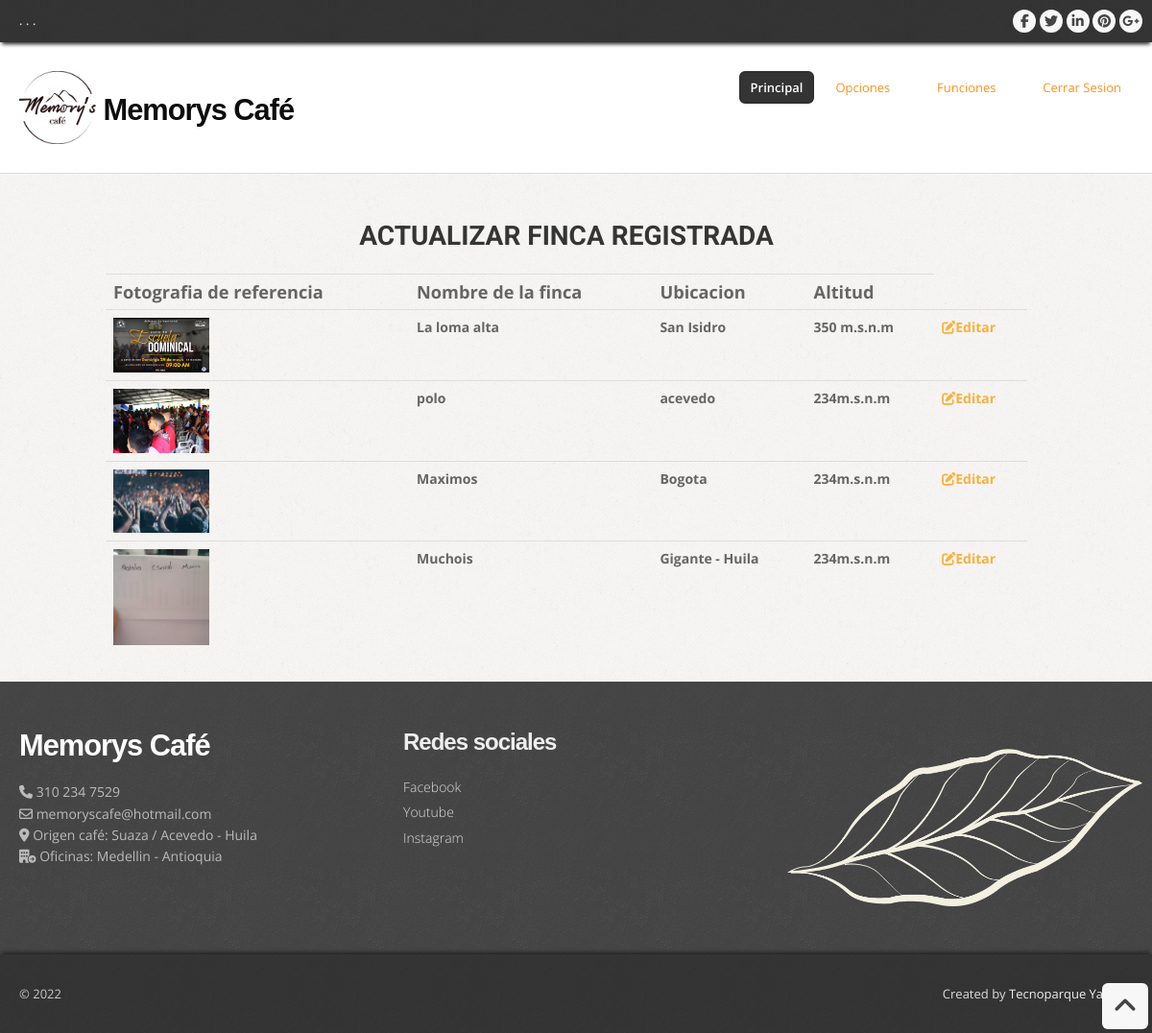
The page /template/funciones/actualizar_fincas.php on the database its author committed.
### tables this page shows
CREATE TABLE `finca` (
  `id_finca` int(11) NOT NULL,
  `nombre_finca` varchar(50) NOT NULL,
  `ubicacion_finca` varchar(50) NOT NULL,
  `altitud_finca` varchar(25) NOT NULL,
  `foto_finca` varchar(250) NOT NULL,
  `ruta_finca` varchar(250) NOT NULL,
  `id_usua` int(11) NOT NULL
);

### template/funciones/actualizar_fincas.php (the view, shortened to what this page needs)
<?php
include '../conexion.php';
?>
<!DOCTYPE html>
<html lang="en">
<head>
  <link href="../css/bootstrap.css" rel="stylesheet" />
  <link href="../css/bootstrap-responsive.css" rel="stylesheet" />
  <link href="../css/prettyPhoto.css" rel="stylesheet" />
  <link href="../css/style.css" rel="stylesheet">
  <link rel="stylesheet" href="../../css/actualizar.css">
  <link id="t-colors" href="../color/default.css" rel="stylesheet" />
</head>
<body>
  <div id="wrapper">
    <header>
      <div class="top">
        <div class="container">
          <div class="row">
            <div class="span6">
              <ul class="topmenu">
                <li><a href="#">.</a></li>
                <li><a href="#">.</a></li>
                <li><a href="#">.</a></li>
              </ul>
            </div>
            <div class="span6">
              <ul class="social-network">
                <li><a href="#" data-placement="bottom" title="Facebook"><i class="icon-circled icon-bglight icon-facebook"></i></a></li>
                <li><a href="#" data-placement="bottom" title="Twitter"><i class="icon-circled icon-bglight icon-twitter"></i></a></li>
                <li><a href="#" data-placement="bottom" title="Linkedin"><i class="icon-circled icon-linkedin icon-bglight"></i></a></li>
                <li><a href="#" data-placement="bottom" title="Pinterest"><i class="icon-circled icon-pinterest  icon-bglight"></i></a></li>
                <li><a href="#" data-placement="bottom" title="Google +"><i class="icon-circled icon-google-plus icon-bglight"></i></a></li>
              </ul>
            </div>
          </div>
        </div>
      </div>
      <div class="container">
        <div class="row nomargin">
          <div class="span4">
            <div class="logo">
              <h1><img src="../icon/logo.png" width="80px" alt=""> Memorys Café</a></h1>
            </div>
          </div>
          <div class="span8">
            <div class="navbar navbar-static-top">
              <div class="navigation">
                <nav>
                  <ul class="nav topnav">
                    <li class="active">
                      <a href="inicio.php">Principal</a>
                    </li>
                    <li class="dropdown">
                      <a href="#">Opciones <i class="icon-angle-down"></i></a>
                    </li>
                    <li class="dropdown">
                      <a href="#">Funciones <i class="icon-angle-down"></i></a>
                    </li>
                    <li>
                      <a href="contact.html">Cerrar Sesion </a>
                    </li>
                  </ul>
                </nav>
              </div>
            </div>
          </div>
        </div>
      </div>
    </header>
    <section id="content">
      <div class="container">
        <div class="row">
        <h1 class="primertitulo2">ACTUALIZAR FINCA REGISTRADA</h1>
        <table class="table table-striped-columns principal">
                <tr>
                  <th class="box1">Fotografia de referencia</th>
                  <th class="box1">Nombre de la finca</th>
                  <th class="box1">Ubicacion</th>
                  <th class="box1">Altitud</th>
                </tr>
                <tr>
                <?php
                  try {
                      $sql1="SELECT * FROM finca";
                      $resultado=$cadena->prepare($sql1);
                      $resultado->execute(array());
                      while ($consulta = $resultado -> fetch (PDO:: FETCH_ASSOC)){
                       ?>
                       <tr>
                           <th class="box2"><img src="../fotografiaFinca/<?=$consulta['foto_finca']?>" title="<?=$consulta['foto_finca']?>" width="100" height="100"></th>
                           <th class="box2"> <?php echo $consulta['nombre_finca'];?></th>
                           <th class="box2"> <?php echo $consulta['ubicacion_finca'];?></th>
                           <th class="box2"> <?php echo $consulta['altitud_finca'];?></th>
                           <th><a class="editar" href="actualizar_finca1.php?cod=<?php echo $consulta ['id_finca']?>"><i class="fa-solid fa-pen-to-square"></i>Editar</a></th>
                        </tr>
                       <?php
                      }
                  } catch (Exception $e) {
                    die (' ALERTA!! error en la consulta..'. $e->getMessage());
                  }
                ?>
              </table>
        </div>
      </div>
    </section>
    <footer>
      <div class="container">
        <div class="row">
          <div class="span4">
            <div class="widget">
              <div class="footer_logo">
                <h3><a href="index.html"> Memorys Café</a></h3>
              </div>
              <p>
                <i class="icon-phone"></i> 310 234 7529 <br>
                <i class="icon-envelope-alt"></i> memoryscafe@hotmail.com <br>
                <i class="fa-solid fa-location-dot"></i> Origen café: Suaza / Acevedo - Huila <br>
                <i class="fa-solid fa-building-circle-arrow-right"></i> Oficinas: Medellin - Antioquia
              </p>
            </div>
          </div>
          <div class="span4">
            <div class="widget">
              <h5 class="widgetheading">Redes sociales</h5>
              <ul class="link-list">
                <li><a href="#">Facebook</a></li>
                <li><a href="#">Youtube</a></li>
                <li><a href="#">Instagram</a></li>
              </ul>
            </div>
          </div>
          <div class="span4">
            <div class="widget">
              <img src="../images/hoja.png" width="100%" alt="">
            </div>
          </div>
        </div>
      </div>
      <div id="sub-footer">
        <div class="container">
          <div class="row">
            <div class="span6">
              <div class="copyright">
                <p><span>&copy; 2022</span></p>
              </div>
            </div>
            <div class="span6">
              <div class="credits">
                Created by <a href="">Tecnoparque Yamboro</a>
              </div>
            </div>
          </div>
        </div>
      </div>
    </footer>
  </div>
  <a href="#" class="scrollup"><i class="icon-angle-up icon-rounded icon-bglight icon-2x"></i></a>
</body>
</html>

### template/css/style.css (style rules this page uses)
body { font-family:'Open Sans', Arial, sans-serif; font-size:14px; font-weight:400; line-height:1.6em; color:#656565; }
a { color:#4b5056; }
.bold { font-weight:900; }
.container { padding:0 20px 0 20px; position:relative; }
.row { margin-bottom:30px; }
.row.nomargin { margin-bottom:0; }
header { background: ; margin:0; padding:0 0 20px; position:relative; z-index:2000; }
header .top { padding:10px 0 10px; margin:0 0 30px; background: url(../img/top-pattern-150.png) repeat; -webkit-box-shadow: 0 4px 4px -2px #222; -moz-box-shadow: 0 4px 4px -2px #222; box-shadow: 0 4px 4px -2px #222; }
header .logo { float:left; }
header .logo img { margin-bottom:10px; }
header .logo h1 { color:#0d0d0d; letter-spacing:-1px; font-size:2.2em; font-weight:900; margin:0; }
header .top .row { margin-bottom:0; }
ul.topmenu { list-style:none; margin:0; }
ul.topmenu li { display:inline; }
ul.topmenu li a { font-size:12px; color: #ddd; font-weight:600; }
ul.social-network { float:right; list-style:none; margin:0; }
ul.social-network li { display:inline; }
header .navigation { float:right; }
header ul.nav li { border:none; margin:0; }
header ul.nav li a { border:none; font-weight:400; }
.navbar .nav > li > a { font-size:13px; color: #FF931E; text-shadow: none; }
header ul.nav li a i { color:#fff; }
.navbar .nav > .active > a,.navbar .nav > .active > a:hover { font-weight:600; }
ul.nav li.dropdown a { z-index:1000; display:block; }
#content { position:relative; background:#fff; border-top:1px solid #ddd; padding:50px 0 0 0; }
#content { background-image: url(../img/pattern/pat-1.png); background-repeat: repeat; }
#content img { max-width:100%; height:auto; }
ul.link-list { margin:0; padding:0; list-style:none; }
ul.link-list li { margin:0; padding:2px 0 2px 0; list-style:none; }
footer ul.link-list li a { color:#ddd; font-weight:300; }
footer { padding:50px 0 0 0; color:#bbb; background: url(../img/header-pattern-150.png) repeat; }
footer a { color:#eee; text-decoration:none; }
footer h1, footer h2, footer h3, footer h4, footer h5, footer h6 { color:#eee; }
footer .footer_logo { margin-bottom:20px; }
footer .footer_logo h3 { color:#fdfdfd; letter-spacing:-1px; font-size:2.2em; font-weight:900; margin:0; }
footer .footer_logo h3 a { color:#fdfdfd; }
footer h5.widgetheading { text-transform:none; font-weight:600; letter-spacing:-1px; margin-bottom:20px; }
footer .widget i { color:#bbb; }
#sub-footer { background: url(../img/top-pattern-150.png) repeat; text-shadow:none; color:#ddd; padding:0; padding-top:30px; margin:20px 0 0 0; -webkit-box-shadow: 0 -4px 4px -2px #222; -moz-box-shadow: 0 -4px 4px -2px #222; box-shadow: 0 -4px 4px -2px #222; }
#sub-footer p { margin:0; padding:0; }
#sub-footer span { color:#c7c7c7; }
.copyright p { text-align:left; font-size:13px; }
.credits { text-align:right; font-size:13px; }
.scrollup { position:fixed; width:32px; height:32px; bottom:20px; right:20px; }
a.scrollup { outline:0; text-decoration:none; }
a i.icon-bglight, a i.icon-bgdark { display: inline-block; }
[class^="icon-"], [class*=" icon-"] { color:#404040; }

### css/actualizar.css (style rules this page uses)
.row .primertitulo2 { text-align: center; font-size: 2em; font-family: 'Roboto', sans-serif; }
.principal { width: 80%; margin: 0 auto; }
.box1 { font-size: 1.3em; }
.editar { color: #FBB03B ; font-size: 1em; }

### template/css/shortcodes.css (style rules this page uses)
i.icon-bglight { color: #444; background: #f7f7f7; }
.icon-rounded { display: inline-block; border-radius: 6px !important; -moz-border-radius: 6px !important; -webkit-border-radius: 6px !important; -o-border-radius: 6px !important; -ms-border-radius: 6px !important; text-align: center; width: 24px !important; height: 24px !important; line-height: 24px !important; }
.icon-rounded.icon-2x { width: 48px !important; height: 48px !important; line-height: 48px !important; }
.icon-circled { display: inline-block; border-radius: 1000px !important; -moz-border-radius: 1000px !important; -webkit-border-radius: 1000px !important; -o-border-radius: 1000px !important; -ms-border-radius: 1000px !important; text-align: center; width: 24px !important; height: 24px !important; line-height: 24px !important; }

### rows shown on the page
finca: foto_finca (picture), nombre_finca "La loma alta", ubicacion_finca "San Isidro", altitud_finca "350 m.s.n.m"
finca: foto_finca (picture), nombre_finca "polo", ubicacion_finca "acevedo", altitud_finca "234m.s.n.m"
finca: foto_finca (picture), nombre_finca "Maximos", ubicacion_finca "Bogota", altitud_finca "234m.s.n.m"
finca: foto_finca (picture), nombre_finca "Muchois", ubicacion_finca "Gigante - Huila", altitud_finca "234m.s.n.m"
